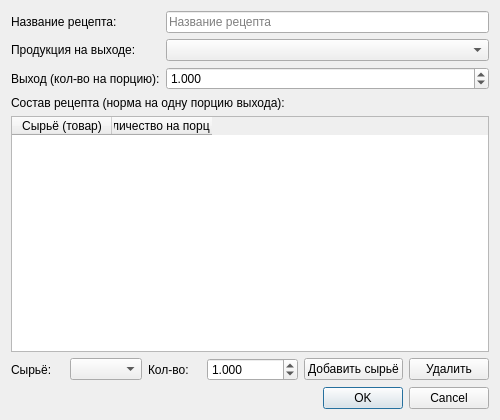
<?xml version="1.0" encoding="UTF-8"?>
<ui version="4.0">
 <class>RecipeEditDialog</class>
 <widget class="QDialog" name="RecipeEditDialog">
  <property name="minimumSize">
   <size>
    <width>500</width>
    <height>420</height>
   </size>
  </property>
  <property name="windowTitle">
   <string>Рецепт производства</string>
  </property>
  <layout class="QVBoxLayout" name="mainLayout">
   <item>
    <layout class="QFormLayout" name="formLayout">
     <item row="0" column="0">
      <widget class="QLabel" name="nameLabel">
       <property name="text">
        <string>Название рецепта:</string>
       </property>
      </widget>
     </item>
     <item row="0" column="1">
      <widget class="QLineEdit" name="nameEdit">
       <property name="placeholderText">
        <string>Название рецепта</string>
       </property>
      </widget>
     </item>
     <item row="1" column="0">
      <widget class="QLabel" name="outputGoodLabel">
       <property name="text">
        <string>Продукция на выходе:</string>
       </property>
      </widget>
     </item>
     <item row="1" column="1">
      <widget class="QComboBox" name="outputGoodCombo">
       <property name="editable">
        <bool>false</bool>
       </property>
      </widget>
     </item>
     <item row="2" column="0">
      <widget class="QLabel" name="outputQtyLabel">
       <property name="text">
        <string>Выход (кол-во на порцию):</string>
       </property>
      </widget>
     </item>
     <item row="2" column="1">
      <widget class="QDoubleSpinBox" name="outputQtySpin">
       <property name="decimals">
        <number>3</number>
       </property>
       <property name="minimum">
        <double>0.001</double>
       </property>
       <property name="maximum">
        <double>999999.999</double>
       </property>
       <property name="value">
        <double>1</double>
       </property>
      </widget>
     </item>
    </layout>
   </item>
   <item>
    <widget class="QLabel" name="componentsHeaderLabel">
     <property name="text">
      <string>Состав рецепта (норма на одну порцию выхода):</string>
     </property>
    </widget>
   </item>
   <item>
    <widget class="QTableWidget" name="componentsTable">
     <property name="selectionBehavior">
      <enum>QAbstractItemView::SelectRows</enum>
     </property>
     <property name="selectionMode">
      <enum>QAbstractItemView::SingleSelection</enum>
     </property>
     <attribute name="columnCount">
      <number>2</number>
     </attribute>
     <column>
      <property name="text">
       <string>Сырьё (товар)</string>
      </property>
     </column>
     <column>
      <property name="text">
       <string>Количество на порцию</string>
      </property>
     </column>
    </widget>
   </item>
   <item>
    <layout class="QHBoxLayout" name="compLayout">
     <item>
      <widget class="QLabel" name="compGoodLabel">
       <property name="text">
        <string>Сырьё:</string>
       </property>
      </widget>
     </item>
     <item>
      <widget class="QComboBox" name="componentGoodCombo">
       <property name="editable">
        <bool>false</bool>
       </property>
      </widget>
     </item>
     <item>
      <widget class="QLabel" name="compQtyLabel">
       <property name="text">
        <string>Кол-во:</string>
       </property>
      </widget>
     </item>
     <item>
      <widget class="QDoubleSpinBox" name="componentQtySpin">
       <property name="decimals">
        <number>3</number>
       </property>
       <property name="minimum">
        <double>0.001</double>
       </property>
       <property name="maximum">
        <double>999999.999</double>
       </property>
       <property name="value">
        <double>1</double>
       </property>
      </widget>
     </item>
     <item>
      <widget class="QPushButton" name="addCompBtn">
       <property name="text">
        <string>Добавить сырьё</string>
       </property>
      </widget>
     </item>
     <item>
      <widget class="QPushButton" name="removeCompBtn">
       <property name="text">
        <string>Удалить</string>
       </property>
      </widget>
     </item>
    </layout>
   </item>
   <item>
    <widget class="QDialogButtonBox" name="buttonBox">
     <property name="standardButtons">
      <set>QDialogButtonBox::Cancel|QDialogButtonBox::Ok</set>
     </property>
    </widget>
   </item>
  </layout>
 </widget>
 <resources/>
 <connections/>
</ui>
